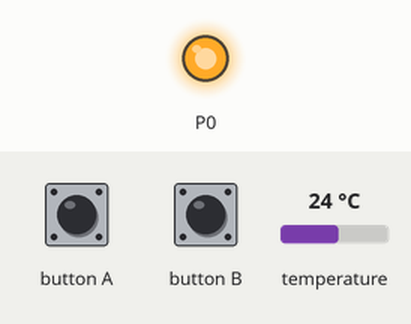
Simulated run of this program. Board: BBC micro:bit (MakeCode). Parts: output pins drawn as LEDs (lit = HIGH). Inputs (shaded band) come from the test bench; at power-on: temperature 24 °C.

Above: at 1.2 s.
1.3 s: button A pressed for 0.15 s
Timing chart, 0 to 4.3 s (numbered marks = the images above; inputs shaded):
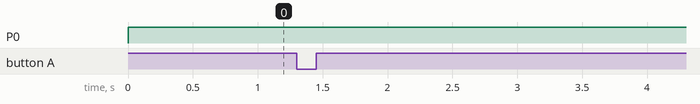

The program:

main.ts
```typescript
input.onButtonPressed(Button.A, function () {
    pins.digitalWritePin(DigitalPin.P0, 0)
})
input.onButtonPressed(Button.B, function () {
    pins.digitalWritePin(DigitalPin.P0, 90)
})
basic.forever(function () {
    if (input.temperature() < 500) {
        pins.digitalWritePin(DigitalPin.P0, 1)
    } else {
        pins.digitalWritePin(DigitalPin.P0, 0)
    }
})
```

test.ts
```typescript
// tests gaan hier; deze zal niet worden gecompileerd wanneer dit pakket wordt gebruikt als extensie.
```
